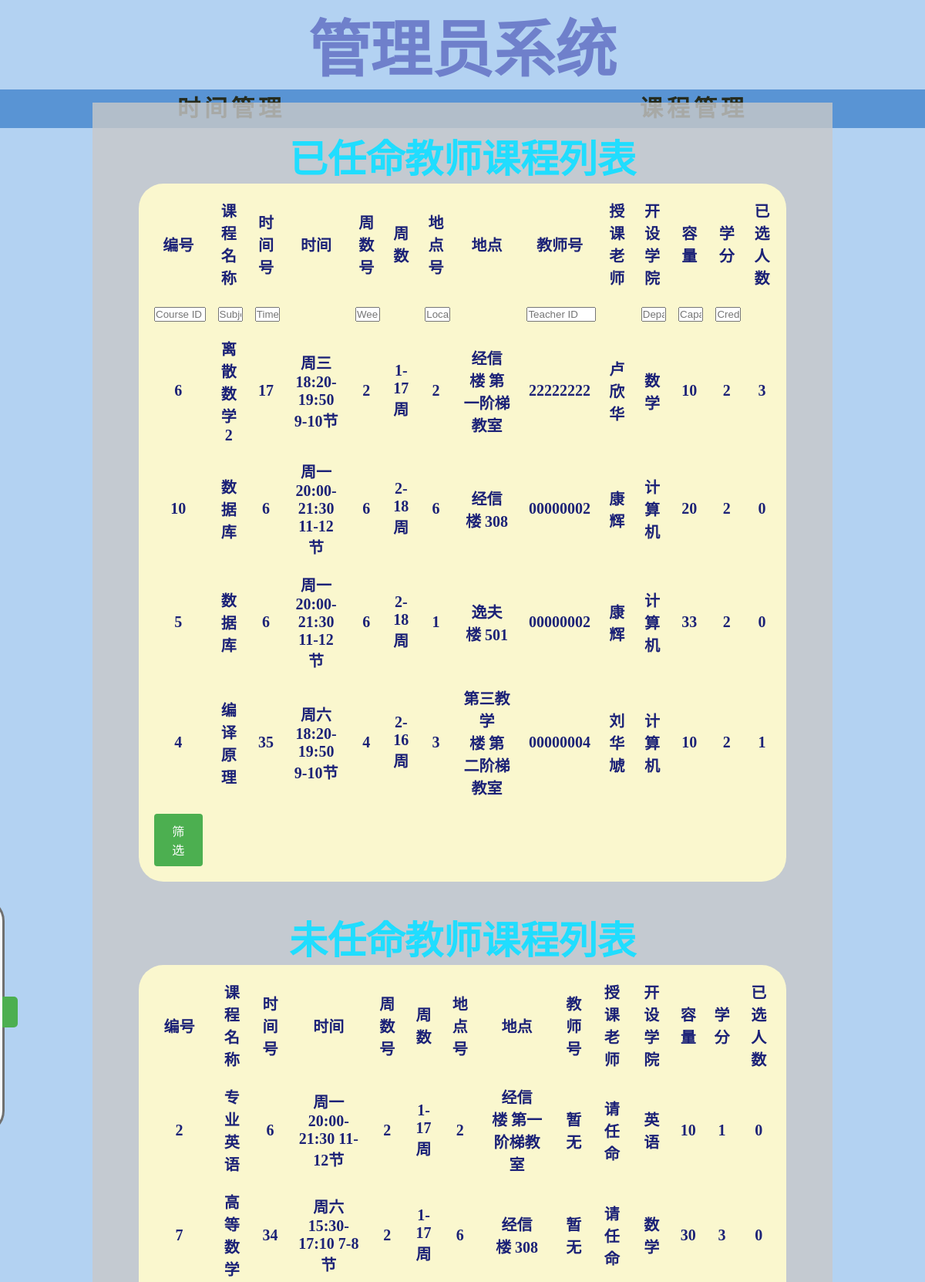
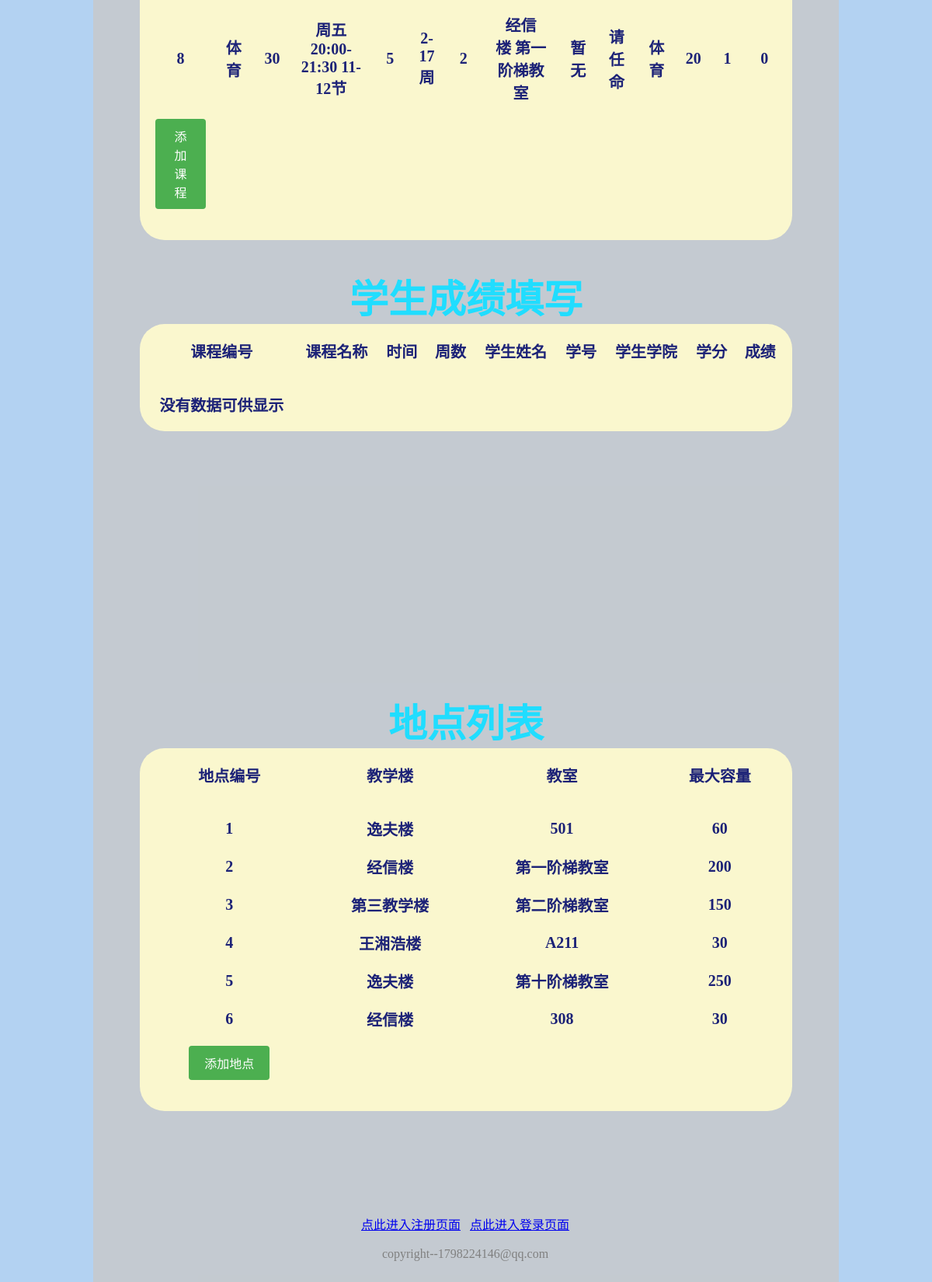
Page /WWW/admin.php on the committed database (2 pictures, top to bottom).
### tables this page shows
CREATE TABLE `course` (
  `courseid` varchar(50) NOT NULL DEFAULT '0',
  `subject` varchar(50) DEFAULT NULL,
  `timeindex` varchar(50) DEFAULT NULL,
  `locationid` varchar(50) DEFAULT NULL,
  `credit` varchar(50) DEFAULT '0',
  `realcapacity` varchar(50) DEFAULT NULL,
  `cdep` varchar(50) DEFAULT NULL,
  `weekid` varchar(50) DEFAULT NULL,
  PRIMARY KEY (`courseid`)
);

CREATE TABLE `teach` (
  `schoolnum` varchar(50) NOT NULL DEFAULT '0',
  `courseid` varchar(50) NOT NULL DEFAULT '0',
  PRIMARY KEY (`schoolnum`,`courseid`) USING BTREE
);

CREATE TABLE `timetable` (
  `timeindex` varchar(50) NOT NULL DEFAULT '0',
  `time` varchar(50) DEFAULT NULL,
  PRIMARY KEY (`timeindex`)
);

CREATE TABLE `weektable` (
  `weekid` varchar(50) NOT NULL DEFAULT '0',
  `week` varchar(50) DEFAULT NULL,
  PRIMARY KEY (`weekid`)
);

CREATE TABLE `location` (
  `locationid` varchar(50) NOT NULL DEFAULT '0',
  `building` varchar(50) DEFAULT NULL,
  `room` varchar(50) DEFAULT NULL,
  `capacity` varchar(50) DEFAULT NULL,
  PRIMARY KEY (`locationid`)
);

CREATE TABLE `account` (
  `userName` varchar(50) DEFAULT NULL,
  `emailnum` varchar(50) DEFAULT NULL,
  `userPwd` varchar(50) DEFAULT NULL,
  `schoolnum` varchar(50) NOT NULL DEFAULT '0',
  `sex` varchar(50) DEFAULT NULL,
  `copname` varchar(50) DEFAULT NULL,
  `phonenum` varchar(50) DEFAULT NULL,
  `mottoword` varchar(50) DEFAULT NULL,
  `year` varchar(50) DEFAULT NULL,
  `turename` varchar(50) DEFAULT NULL,
  `identit` varchar(50) NOT NULL DEFAULT '0',
  PRIMARY KEY (`identit`,`schoolnum`)
);

### WWW/admin.php (the view, shortened to what this page needs)
<!DOCTYPE html>
<html>
<head>
	<link rel="stylesheet" type="text/css" href="fzx.css">
</head>
<body align="center" style="color: rgb(255, 255, 255);font-family:微软雅黑">
	<h1 class="H">管理员系统</h1>
	<div class="nav" height="50px" style=font-family:华文新魏>
		<a href="admin2.php" class="navbox" align="center">时间管理</a>
		<a href="admin.php" class="navbox" align="center">课程管理</a>
	</div>
	<nav class="nnaa2" id="sidebar" style="z-index: 999;">
		<button class="sidebut" onclick="toggleNav()"></button>
		<ul class="uull">
			<li style="padding: 30px;">
			</li>
			<li class="llii"><a class="aa" href="#1">课程列表</a></li>
			<li class="llii"><a class="aa" href="#2">地点列表</a></li>
		</ul>
	</nav>
	<table align="center" width="80%" id="dynamicHeightComponent" style="position: absolute; top: 132.5px; background-color: rgba(200, 200, 200, 0.8);font-family:宋体;margin-left: 10%">
		<table class="studentcourse1" width="70%">
			<br /><br />
			<h2 class="title1" align="center" id="1">已任命教师课程列表</h2>
			<tr>
				<th> 编号 </th>
				<th> 课程名称 </th>
				<th> 时间号 </th>
				<th> 时间 </th>
				<th> 周数号 </th>
				<th> 周数 </th>
				<th> 地点号 </th>
				<th> 地点 </th>
				<th> 教师号 </th>
				<th> 授课老师 </th>
				<th> 开设学院 </th>
				<th> 容量 </th>
				<th> 学分 </th>
				<th> 已选人数 </th>
			</tr>
			<tr>
				<th><input type="text" id="courseId" name="courseId" placeholder="Course ID"></th>
				<th><input type="text" id="subject" name="subject" placeholder="Subject"></th>
				<th><input type="text" id="timeIndex" name="timeIndex" placeholder="Time Index"></th>
				<th></th>
				<th><input type="text" id="weekId" name="weekId" placeholder="Week ID"></th>
				<th></th>
				<th><input type="text" id="locationId" name="locationId" placeholder="Location ID"></th>
				<th></th>
				<th><input type="text" id="teacherId" name="teacherId" placeholder="Teacher ID"></th>
				<th></th>
				<th><input type="text" id="cdep" name="cdep" placeholder="Department"></th>
				<th><input type="text" id="capacity" name="capacity" placeholder="Capacity"></th>
				<th><input type="text" id="credit" name="credit" placeholder="Credit"></th>
			</tr>
			<?php
			$servername = "localhost";
			$username = "root";
			$password = "root";
			$dbname = "account";
			$conn = new mysqli($servername, $username, $password, $dbname);
			$sql = "SELECT * FROM course
        				JOIN location ON course.locationid = location.locationid
						JOIN timetable ON course.timeindex = timetable.timeindex
						JOIN teach ON course.courseid = teach.courseid
						JOIN account ON teach.schoolnum = account.schoolnum
						JOIN weektable ON course.weekid = weektable.weekid
        				";
			$result = $conn->query($sql);
			if ($result->num_rows > 0) {
				while ($row = $result->fetch_assoc()) {
					$course = $row["courseid"];
					echo '<tr>';
					echo "<th onclick='courseDelete(this)'>" . $row["courseid"] . "</th>";
					echo "<th onclick='selectCourse(this)'>" . $row["subject"] . "</th>";
					echo "<th onclick='updateTime(this)'>" . $row["timeindex"] . "</th>";
					echo "<th onclick='updateTime(this)'>" . $row["time"] . "</th>";
					echo "<th onclick='updateWeek(this)'>" . $row["weekid"] . "</th>";
					echo "<th onclick='updateWeek(this)'>" . $row["week"] . "</th>";
					echo "<th onclick='updateLocation(this)'>" . $row["locationid"] . "</th>";
					echo "<th onclick='updateLocation(this)'>" . $row["building"] . "&nbsp" . $row["room"] . "</th>";
					echo "<th onclick='updateTeacher(this)'>" . $row["schoolnum"] . "</th>";
					echo "<th onclick='removeTeacher(this)'>" . $row["turename"] . "</th>";
					echo "<th onclick='updateDepartment(this)'>" . $row["cdep"] . "</th>";
					echo "<th onclick='updatecapacity(this)'>" . $row["realcapacity"] . "</th>";
					echo "<th onclick='updateCredit(this)'>" . $row["credit"] . "</th>";
					$sql = "SELECT COUNT(*) AS studentnum FROM studenttake WHERE courseid = '$course'";
					$result2 = $conn->query($sql);
					if ($result2->num_rows > 0) {
						while ($row = $result2->fetch_assoc()) {
							$studentnum = $row["studentnum"];
							echo "<th>" . $studentnum . "</th>";
						}
					} else {
						echo "<th>0</th>";
					}
					echo "</tr>";
				}
			} else {
				echo "<tr>";
				echo "<th>没有数据可供显示</th>";
				echo "</tr>";
			}
			?>
			<tr>
				<th> <button class="button" onclick="filterCourses()">筛选</button> </th>
			</tr>
		</table>
		<table class="studentcourse1" width="70%">
			<br /><br />
			<h2 class="title1" align="center" id="1">未任命教师课程列表</h2>
			<tr>
				<th> 编号 </th>
				<th> 课程名称 </th>
				<th> 时间号 </th>
				<th> 时间 </th>
				<th> 周数号 </th>
				<th> 周数 </th>
				<th> 地点号 </th>
				<th> 地点 </th>
				<th> 教师号 </th>
				<th> 授课老师 </th>
				<th> 开设学院 </th>
				<th> 容量 </th>
				<th> 学分 </th>
				<th> 已选人数 </th>
			</tr>
			<?php
			$servername = "localhost";
			$username = "root";
			$password = "root";
			$dbname = "account";
			$conn = new mysqli($servername, $username, $password, $dbname);
			$sql = "SELECT * FROM course
					JOIN location ON course.locationid = location.locationid
					JOIN timetable ON course.timeindex = timetable.timeindex
					JOIN weektable ON course.weekid = weektable.weekid
					WHERE NOT EXISTS (
						SELECT 1 FROM teach WHERE teach.courseid = course.courseid
					);
					";
			$result = $conn->query($sql);
			if ($result->num_rows > 0) {
				while ($row = $result->fetch_assoc()) {
					$course = $row["courseid"];
					echo '<tr>';
					echo "<th onclick='courseDelete(this)'>" . $row["courseid"] . "</th>";
					echo "<th onclick='selectCourse(this)'>" . $row["subject"] . "</th>";
					echo "<th onclick='updateTime(this)'>" . $row["timeindex"] . "</th>";
					echo "<th onclick='updateTime(this)'>" . $row["time"] . "</th>";
					echo "<th onclick='updateWeek(this)'>" . $row["weekid"] . "</th>";
					echo "<th onclick='updateWeek(this)'>" . $row["week"] . "</th>";
					echo "<th onclick='updateLocation(this)'>" . $row["locationid"] . "</th>";
					echo "<th onclick='updateLocation(this)'>" . $row["building"] . "&nbsp" . $row["room"] . "</th>";
					echo "<th onclick='addTeacher(this)'>" . "暂无" . "</th>";
					echo "<th onclick='addTeacher(this)'>" . "请任命" . "</th>";
					echo "<th onclick='updateDepartment(this)'>" . $row["cdep"] . "</th>";
					echo "<th onclick='updatecapacity(this)'>" . $row["realcapacity"] . "</th>";
					echo "<th onclick='updateCredit(this)'>" . $row["credit"] . "</th>";
					$sql = "SELECT COUNT(*) AS studentnum FROM studenttake WHERE courseid = '$course'";
					$result2 = $conn->query($sql);
					if ($result2->num_rows > 0) {
						while ($row = $result2->fetch_assoc()) {
							$studentnum = $row["studentnum"];
							echo "<th>" . $studentnum . "</th>";
						}
					} else {
						echo "<th>0</th>";
					}
					echo "</tr>";
				}
			} else {
				echo "<tr>";
				echo "<th>没有数据可供显示</th>";
				echo "</tr>";
			}
			?>
			<tr>
				<th>
					<button class="button" onclick="togglePopup()">添加课程</button>
				</th>
		</table>
		<table class="studentcourse1" width="70%">
			<br /><br />
			<h2 class="title1" align="center" id="temp-2">学生成绩填写</h2>
			<tr>
				<th> 课程编号 </th>
				<th> 课程名称 </th>
				<th> 时间 </th>
				<th> 周数 </th>
				<th> 学生姓名 </th>
				<th> 学号 </th>
				<th> 学生学院 </th>
				<th> 学分 </th>
				<th> 成绩 </th>
			<tr>
				<?php
				$servername = "localhost";
				$username = "root";
				$password = "root";
				$dbname = "account";
				$conn = new mysqli($servername, $username, $password, $dbname);
				$courseId = $_SESSION["selected_course"];
				$sql = "SELECT * FROM teach
						JOIN course ON course.courseid = teach.courseid
        				JOIN location ON course.locationid = location.locationid
						JOIN timetable ON course.timeindex = timetable.timeindex
						JOIN studenttake ON course.courseid = studenttake.courseid
						JOIN account ON studenttake.schoolnum = account.schoolnum
						JOIN weektable ON course.weekid = weektable.weekid
						WHERE course.courseid = '$courseId'";
				$result = $conn->query($sql);
				if ($result->num_rows > 0) {
					while ($row = $result->fetch_assoc()) {
						echo '<tr onclick="updateScore(this)">';
						echo "<th>" . $row["courseid"] . "</th>";
						echo "<th>" . $row["subject"] . "</th>";
						echo "<th>" . $row["time"] . "</th>";
						echo "<th>" . $row["week"] . "</th>";
						echo "<th>" . $row["turename"] . "</th>";
						echo "<th>" . $row["schoolnum"] . "</th>";
						echo "<th>" . $row["copname"] . "</th>";
						echo "<th>" . $row["credit"] . "</th>";
						echo "<th>" . $row["score"] . "</th>";
						echo "</tr>";
					}
				} else {
					echo "<tr>";
					echo "<th>没有数据可供显示</th>";
					echo "</tr>";
				}
				?>
		</table>
		<table class="studentcourse2" width="70%">
			<br /><br />
			<h2 class="title2" align="center" id="2">地点列表</h2>
			<tr>
				<th> 地点编号 </th>
				<th> 教学楼 </th>
				<th> 教室 </th>
				<th> 最大容量 </th>
			<tr>
				<?php
				$servername = "localhost";
				$username = "root";
				$password = "root";
				$dbname = "account";
				$conn = new mysqli($servername, $username, $password, $dbname);
				$sql = "SELECT * FROM location";
				$result = $conn->query($sql);
				if ($result->num_rows > 0) {
					while ($row = $result->fetch_assoc()) {
						echo '<tr>';
						echo "<th onclick='locationDelete(this)'>" . $row["locationid"] . "</th>";
						echo "<th onclick='updateBuilding(this)'>" . $row["building"] . "</th>";
						echo "<th onclick='updateRoom(this)'>" . $row["room"] . "</th>";
						echo "<th onclick='updateMaxCapacity(this)'>" . $row["capacity"] . "</th>";
						echo "</tr>";
					}
				} else {
					echo "<tr>";
					echo "<th>没有数据可供显示</th>";
					echo "</tr>";
				}
				?>
			<tr>
				<th>
					<button class="button" onclick="togglePopuplocation()">添加地点</button>
				</th>
		</table>
	</table>
	<br><br>
	<p id="bottomComponent" style="position: absolute; left: calc(50% - 135px)">
		<a href="sign.html">点此进入注册页面</a>&nbsp&nbsp
		<a href="login.html">点此进入登录页面</a><br /><br />
		<h10 style="color: grey;font-family:Times New Roman">copyright--1798224146@qq.com</h10>
	</p>
</body>
</html>

### WWW/fzx.css (style rules this page uses)
* { margin: 0px; padding: 0px; }
html { width: 100%; height: 100%; }
body { width: 100%; height: 100%; font-family: YouYuan; background-position: center top; background-size: 100% auto; background-repeat: no-repeat; background-attachment: fixed; background-color: rgba(171, 206, 241, 0.9); background-image: url(images/background.jpg); }
ul { padding: 20px; }
.nnaa2 { position: fixed; top: 35%; left: -180px; width: 180px; height: 300px; background-color: rgba(255, 255, 255, 0.906); color: #333; font-size: 18px; border: 3px solid rgb(112, 112, 112); border-radius: 0 30px 30px 0; transition: left 0.5s; }
.uull { list-style-type: none; padding: 0; margin: 0; }
.llii { padding: 30px; color: rgba(255, 255, 255, 0.639); font-family: 宋体 }
.nav { float: left; width: 100% }
.navbox { display: block; float: left; width: 50%; height: 50px; text-decoration: none; font-size: 30px; font-weight: 700; color: rgb(37, 43, 29); line-height: 50px; background-color: rgba(42, 116, 195, 0.65); transition: 0.5s; letter-spacing: 5px; }
body { font-size: 100%; }
.H { font-size: 5em; font-family: 华文新魏; color: rgb(111, 128, 203); }
.studentcourse1 { border-radius: 32px; border-collapse: separate; border-spacing: 20px; position: relative; left: 15%; top: 0px; background-color: rgba(255, 252, 206, 0.9); color: rgb(28, 34, 119); font-family: youyuan; font-size: 20px; font-weight: 900; }
.studentcourse2 { border-radius: 32px; border-collapse: separate; border-spacing: 20px; position: relative; left: 15%; top: 300px; background-color: rgba(255, 252, 206, 0.9); color: rgb(28, 34, 119); font-family: youyuan; font-size: 20px; font-weight: 900; }
.title1 { font-size: 50px; font-family: 华文新魏; color: rgb(32, 221, 255); position: relative; left: 0; top: 0px; }
.title2 { font-size: 50px; font-family: 华文新魏; color: rgb(32, 221, 255); position: relative; left: 0; top: 300px; }
.button { display: inline-block; padding: 10px 20px; font-size: 16px; text-align: center; text-decoration: none; cursor: pointer; border: none; border-radius: 4px; background-color: #4CAF50; color: white; transition: background-color 0.3s; }
.sidebut { position: relative; left: 100px; top: 125px; display: inline-block; padding: 20px 10px; font-size: 16px; text-align: center; text-decoration: none; cursor: pointer; border: none; border-radius: 0px 5px 5px 0px; background-color: #4CAF50; color: white; transition: background-color 0.3s; }
html { scroll-behavior: smooth; }
th input { width: 100%; }

### WWW/admin.php (style rules this page uses)
body { background-image: url('bg.jpg'); background-repeat: no-repeat; background-size: cover; }

### rows in the picture
course: teach.courseid "6", subject "离散数学2", timetable.timeindex "17", timetable.time "周三 18:20-19:50 9-10节", weekid.weekid "2", weekid.week "1-17周", locationid.locationid "2", locationid.building "经信楼", locationid.room "第一阶梯教室", account.schoolnum "22222222", account.turename "卢欣华", cdep "数学", realcapacity "10", credit "2", studentnum "3"
course: teach.courseid "10", subject "数据库", timetable.timeindex "6", timetable.time "周一 20:00-21:30 11-12节", weekid.weekid "6", weekid.week "2-18周", locationid.locationid "6", locationid.building "经信楼", locationid.room "308", account.schoolnum "00000002", account.turename "康辉", cdep "计算机", realcapacity "20", credit "2", studentnum "0"
course: teach.courseid "5", subject "数据库", timetable.timeindex "6", timetable.time "周一 20:00-21:30 11-12节", weekid.weekid "6", weekid.week "2-18周", locationid.locationid "1", locationid.building "逸夫楼", locationid.room "501", account.schoolnum "00000002", account.turename "康辉", cdep "计算机", realcapacity "33", credit "2", studentnum "0"
course: teach.courseid "4", subject "编译原理", timetable.timeindex "35", timetable.time "周六 18:20-19:50 9-10节", weekid.weekid "4", weekid.week "2-16周", locationid.locationid "3", locationid.building "第三教学楼", locationid.room "第二阶梯教室", account.schoolnum "00000004", account.turename "刘华虓", cdep "计算机", realcapacity "10", credit "2", studentnum "1"
course: courseid "2", subject "专业英语", timetable.timeindex "6", timetable.time "周一 20:00-21:30 11-12节", weekid.weekid "2", weekid.week "1-17周", locationid.locationid "2", locationid.building "经信楼", locationid.room "第一阶梯教室", cdep "英语", realcapacity "10", credit "1", studentnum "0"
course: courseid "7", subject "高等数学", timetable.timeindex "34", timetable.time "周六 15:30-17:10 7-8节", weekid.weekid "2", weekid.week "1-17周", locationid.locationid "6", locationid.building "经信楼", locationid.room "308", cdep "数学", realcapacity "30", credit "3", studentnum "0"
course: courseid "8", subject "体育", timetable.timeindex "30", timetable.time "周五 20:00-21:30 11-12节", weekid.weekid "5", weekid.week "2-17周", locationid.locationid "2", locationid.building "经信楼", locationid.room "第一阶梯教室", cdep "体育", realcapacity "20", credit "1", studentnum "0"
location: locationid "1", building "逸夫楼", room "501", capacity "60"
location: locationid "2", building "经信楼", room "第一阶梯教室", capacity "200"
location: locationid "3", building "第三教学楼", room "第二阶梯教室", capacity "150"
location: locationid "4", building "王湘浩楼", room "A211", capacity "30"
location: locationid "5", building "逸夫楼", room "第十阶梯教室", capacity "250"
location: locationid "6", building "经信楼", room "308", capacity "30"
